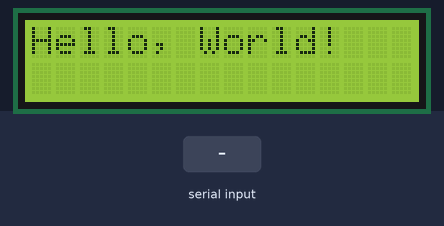
Simulated run of this sketch. Board: Arduino Uno, built with avr-gcc and run on an emulated ATmega328P. Shown: 16×2 character LCD. The test bench sets the inputs (shaded band).

Above: at 1.2 s.
1.3 s: "1" received over Serial
At 3.0 s:
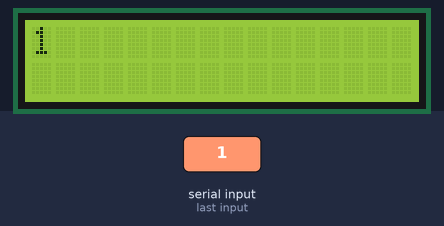
3.8 s: "0" received over Serial
At 6.0 s:
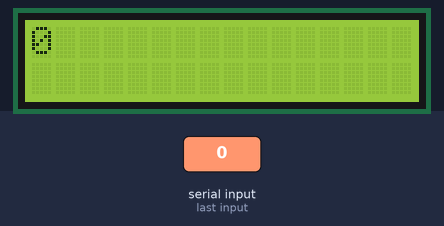
6.3 s: "2" received over Serial
At 8.0 s:
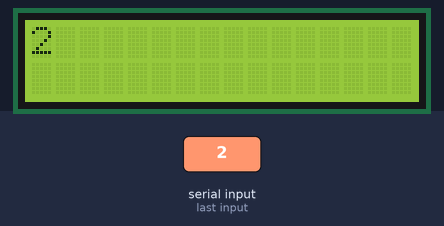
Timing chart, 0 to 9.5 s (numbered marks = the images above; inputs shaded):
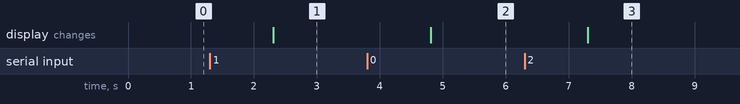

The sketch:

1602display1.ino
```cpp
#include <LiquidCrystal_I2C.h>
#include <Wire.h>

LiquidCrystal_I2C lcd(0x27,16,2);

void setup() {
  lcd.init();
  lcd.backlight();// Включаем подсветку дисплея
  lcd.print("Hello, World!");
  Serial.begin(9600);
}

void loop() {
  // put your main code here, to run repeatedly:
  while(Serial.available())
  {
    String str = Serial.readString();
    lcd.clear();
    lcd.setCursor(0, 0);
    lcd.print(str);
    if (str.length() > 16)
    {
      String str2 = str.substring(16);
      lcd.setCursor(0, 1);
      lcd.print(str2);
    }
  }
}
```

Measured:
- after the input at 1.3 s, the display: changes after 1.0 s (image 1)
- after the input at 3.8 s, the display: changes after 1.0 s (image 2)
- after the input at 6.3 s, the display: changes after 1.0 s (image 3)
